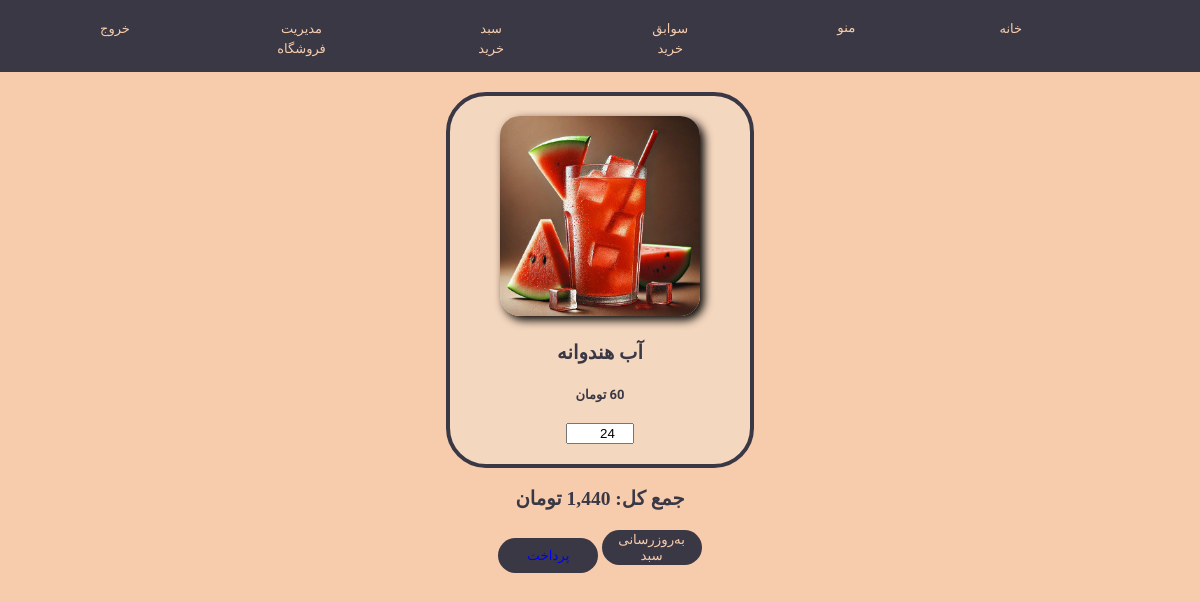
The page /cart/ (signed in) on the database its author committed.
### accounts/models.py (models this page shows, shortened)
class CartItem(models.Model):
    cart = models.ForeignKey(Cart, on_delete=models.CASCADE, related_name="cart_items")
    product = models.ForeignKey(
        Product, on_delete=models.CASCADE, related_name="cart_items"
    )
    quantity = models.IntegerField(validators=[MinValueValidator(1)], default=0)
    created_at = models.DateTimeField(auto_now_add=True)
    @property
    def price(self):
        return self.product.price * self.quantity

class Product(models.Model):
    name = models.CharField(max_length=100)
    price = models.IntegerField()
    image = models.ImageField(upload_to="product/", blank=True, null=True)
    category = models.ForeignKey(
        Category,
        on_delete=models.CASCADE,
        related_name="products",
        blank=True,
        null=True,
    )
    ingredients = models.ManyToManyField("Storage", through="ProductIngredient")

class Cart(models.Model):
    class CartTypes(models.TextChoices):
        delivery = "DELIVERY", "Delivery"
        dine_in = "DINE_IN", "Dine-in"
    user = models.ForeignKey(User, on_delete=models.CASCADE, related_name="carts")
    is_purchased = models.BooleanField(default=False)
    created_at = models.DateTimeField(auto_now_add=True)
    purchased = models.DateTimeField(default=timezone.now)
    order_type = models.CharField(
        max_length=10, choices=CartTypes.choices, default=CartTypes.delivery
    )
    @property
    def total_price(self):
        return sum(cart_item.price for cart_item in self.cart_items.all())

### accounts/views.py (the view)
# urls.py: path("cart/", views.cart_view, name="cart"),
def cart_view(request):
    user = request.user
    cart, _ = Cart.objects.get_or_create(user=user, is_purchased=False)
    context = {"cart": cart}
    return render(request, "accounts/cart.html", context)

### accounts/templates/accounts/cart.html (shortened to what this page needs)
{% load static humanize %}
<!DOCTYPE html>
<html lang="fa" dir="rtl">
<head>
    <link rel='stylesheet' href='https://cdnjs.cloudflare.com/ajax/libs/font-awesome/5.15.3/css/all.min.css'>
    <link href='https://unpkg.com/css.gg@2.0.0/icons/css/enter.css' rel='stylesheet'>
    <link href='https://unpkg.com/css.gg@2.0.0/icons/css/shopping-cart.css' rel='stylesheet'>
    <link href='https://unpkg.com/css.gg@2.0.0/icons/css/check-r.css' rel='stylesheet'>
    <link href='https://unpkg.com/css.gg@2.0.0/icons/css/menu.css' rel='stylesheet'>
    <link href='https://unpkg.com/css.gg@2.0.0/icons/css/coffee.css' rel='stylesheet'>
    <link href='https://unpkg.com/css.gg@2.0.0/icons/css/home-alt.css' rel='stylesheet'>
</head>
<body>
    <div class="navbar lalezar-regular">
        <nav>
            <ul>
                <li>
                    <div class="icon-label"><a href="{% url 'home' %}" class="name" > خانه </a></div>
                </li>
                <li class="dropdown">
                    <div class="icon-label"><button class="dropbtn">منو</button></div>
                </li>
                <li>
                    <div class="icon-label"><a href="{% url 'cart_history' %}" class="name">سوابق خرید</a></div>
                </li>
                <li>
                    <div class="icon-label"><a href="{% url 'cart' %}" class="name">سبد خرید</a></div>
                </li>
                {% if user.is_authenticated %}
                    {% if user.is_staff %}
                        <li class="nav-item">
                            <div class="icon-label"><a href="{% url 'myadmin' %}" class="name">مدیریت فروشگاه</a></div>
                        </li>
                    {% endif %}
                    <li>
                        <div class="icon-label"><a href="{% url 'logout' %}" class="name" style="margin-left: 100px;">خروج</a></div>
                    </li>
                {% else %}
                    <li>
                        <div class="icon-label"><i class="gg-enter icon"></i><a href="{% url 'login' %}" class="name">ورود به حساب کاربری</a></div>
                    </li>
                {% endif %}
            </ul>
        </nav>
    </div>
<div class="container d-flex justify-content-center my-50">
    <div class="row">
        <form method="post" action="{% url 'update_cart' %}">
            {% for cart_item in cart.cart_items.all %}
                <div class="col-md-10 lalezar-regular">
                    <div class="card card-body mb-4">
                        <div class="media align-items-center align-items-lg-start text-center text-lg-left flex-column flex-lg-row">
                            <div class="mr-2 mb-3 mb-lg-0">
                                <img src="{% if cart_item.product.image %}{{ cart_item.product.image.url }}{% endif %}" width="200" height="200" alt="{{ cart_item.product.name }} image">
                            </div>
                            <div class="media-body">
                                <h2 class="media-title font-weight-semibold">
                                    {{ cart_item.product.name }}
                                </h2>
                            </div>
                            <div class="mt-3 mt-lg-0 ml-lg-3 text-center">
                                <h4 class="mb-0 font-weight-semibold">{{ cart_item.product.price|floatformat:"0g"|intcomma:False }} تومان</h4>
                                <input type="number" name="quantity_{{ cart_item.product.pk }}" value="{{ cart_item.quantity }}" min="0" class="form-control" style="width: 60px; text-align: center;">
                            </div>
                        </div>
                        <br>
                    </div>
                </div>
            {% empty %}
                <h1>سبد خرید شما خالی است</h1>
            {% endfor %}
            <div class="col-md-10 mb-4">
                <h2>جمع کل: {{ cart.total_price|floatformat:"0g"|intcomma:False }} تومان</h2>
            </div>
            <div class="col-md-10 mb-4 d-flex justify-content-between">
                <button type="submit" class="btn btn-primary lalezar-regular" style="width:100px">به‌روزرسانی سبد</button>
                <button type="submit" class="btn btn-primary lalezar-regular" style="width:100px"><a href="{% url 'checkout' %}" >پرداخت</a></button>
            </div>
        </form>
    </div>
</div>

### accounts/templates/accounts/cart.html (style rules this page uses)
.lalezar-regular { font-family: "Lalezar", system-ui; font-weight: 400; font-style: normal; }
body { margin: 0; font-family: 'lalezar-regular'; font-size: .8125rem; font-weight: 400; line-height: 1.5385; color: #3a3845; text-align: center; background-color: #f7ccac; }
.btn { display: inline-block; background-color: #3a3845; font-family: lalezar-regular; color: #f7ccac; border: 0px; height: 35px; width: 70px; border-radius: 35px; position: flex; }
a { text-decoration: none !important; }
.container { display: flex; justify-content: center; }
.card { background-color: #f4d7bf; border: 4px solid #3a3845; padding-top: 20px; width: 300px; border-radius: 40px; }
img { border-radius: 20px; box-shadow: 4px 4px 10px rgba(0, 0, 0, 1); }
nav ul { display: flex; }
li { list-style: none; margin-right: 130px; }
.icon-label { display: flex; align-items: center; color: #f7ccac; margin-top: 6px; }
.icon-label a { text-decoration: none; }
.navbar { display: flex; background-color: #3a3845; justify-content: center; margin-bottom: 20px; }
.name { color: #f7ccac; }
.dropdown { position: relative; margin-left: auto; }
.dropbtn { background-color: inherit; color: #f7ccac; border: none; outline: none; font-family: inherit; }

### rows shown on the page
CartItem: product.image (picture), product.name "آب هندوانه", product.price "60", quantity "24"
Cart: total_price "1,440"
